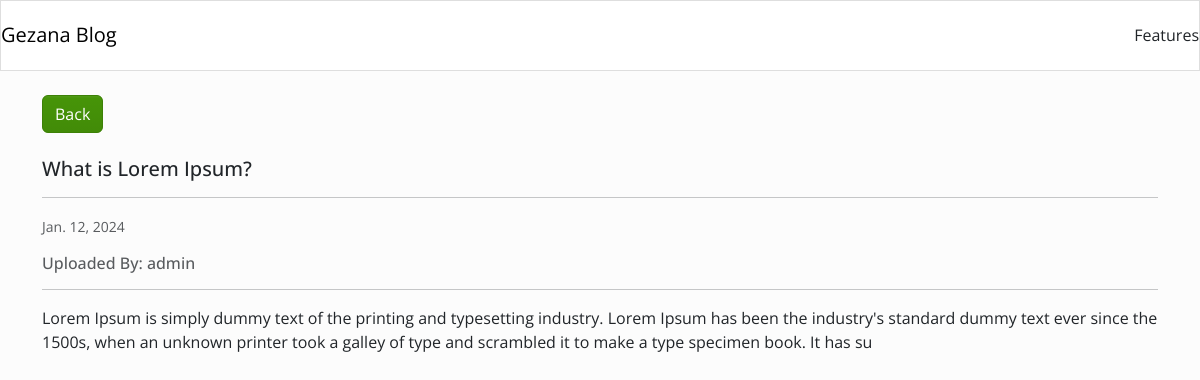
/1/, run on the app's committed database.
### blog/models.py (models this page shows)
class Article(models.Model):
    title= models.CharField(max_length=255)
    content = models.TextField()
    author=models.ForeignKey(User, on_delete=models.CASCADE,default=12345)
    date=models.DateField(auto_now_add=True)
    featured = models.BooleanField(default=False)

### blog/views.py (the view)
# urls.py: path('<int:pk>/', DetailPage.as_view() ,name='detail_article'),
class DetailPage(DetailView):
    model=Article
    template_name='blog/blog_post.html'

### blog/templates/blog/blog_post.html
{% extends 'blog/base.html' %}
{% block content %}
<div class="container mt-4">
    <a class="btn btn-success" href="{% url 'index' %}" role="button">Back</a>
</div>
<div class="container mt-4">
    <h5 class="card-title">{{object.title}}</h5>
    <hr>
    <p class="card-text"><small class="text-muted">{{object.date}}</small></p>
    <h6 class="card-subtitle mb-2 text-muted">Uploaded By: {{object.author.username}}</h6>
    <hr>
    <p class="card-text">{{object.content }}</p>
</div>
{% endblock content %}

### data on the page
Article: title "What is Lorem Ipsum?", date "Jan. 12, 2024", author.username "admin", content "Lorem Ipsum is simply dummy text of the printing and typesetting industry. Lorem Ipsum has been the industry's standard dummy text ever since the 1500s, when an unknown printer took a galley of type and scrambled it to make a type specimen book. It has su"
